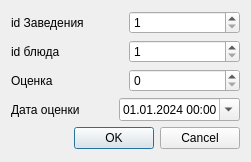
<?xml version="1.0" encoding="UTF-8"?>
<ui version="4.0">
 <class>Dialog</class>
 <widget class="QDialog" name="Dialog">
  <property name="geometry">
   <rect>
    <x>0</x>
    <y>0</y>
    <width>251</width>
    <height>162</height>
   </rect>
  </property>
  <property name="windowTitle">
   <string>Dialog</string>
  </property>
  <layout class="QGridLayout" name="gridLayout">
   <item row="4" column="0">
    <widget class="QDialogButtonBox" name="buttonBox">
     <property name="orientation">
      <enum>Qt::Orientation::Horizontal</enum>
     </property>
     <property name="standardButtons">
      <set>QDialogButtonBox::StandardButton::Cancel|QDialogButtonBox::StandardButton::Ok</set>
     </property>
    </widget>
   </item>
   <item row="1" column="0">
    <layout class="QHBoxLayout" name="horizontalLayout_2">
     <item>
      <widget class="QLabel" name="label_2">
       <property name="text">
        <string>id блюда</string>
       </property>
      </widget>
     </item>
     <item>
      <widget class="QSpinBox" name="spinBox_2">
       <property name="minimum">
        <number>1</number>
       </property>
       <property name="maximum">
        <number>500000</number>
       </property>
      </widget>
     </item>
    </layout>
   </item>
   <item row="0" column="0">
    <layout class="QHBoxLayout" name="horizontalLayout">
     <item>
      <widget class="QLabel" name="label">
       <property name="text">
        <string>id Заведения</string>
       </property>
      </widget>
     </item>
     <item>
      <widget class="QSpinBox" name="spinBox_3">
       <property name="minimum">
        <number>1</number>
       </property>
       <property name="maximum">
        <number>500000</number>
       </property>
      </widget>
     </item>
    </layout>
   </item>
   <item row="2" column="0">
    <layout class="QHBoxLayout" name="horizontalLayout_3">
     <item>
      <widget class="QLabel" name="label_3">
       <property name="text">
        <string>Оценка</string>
       </property>
      </widget>
     </item>
     <item>
      <widget class="QSpinBox" name="spinBox">
       <property name="correctionMode">
        <enum>QAbstractSpinBox::CorrectionMode::CorrectToNearestValue</enum>
       </property>
       <property name="maximum">
        <number>10</number>
       </property>
      </widget>
     </item>
    </layout>
   </item>
   <item row="3" column="0">
    <layout class="QHBoxLayout" name="horizontalLayout_4">
     <item>
      <widget class="QLabel" name="label_4">
       <property name="text">
        <string>Дата оценки</string>
       </property>
      </widget>
     </item>
     <item>
      <widget class="QDateTimeEdit" name="dateTimeEdit">
       <property name="dateTime">
        <datetime>
         <hour>0</hour>
         <minute>0</minute>
         <second>0</second>
         <year>2024</year>
         <month>1</month>
         <day>1</day>
        </datetime>
       </property>
       <property name="displayFormat">
        <string>dd.MM.yyyy HH:mm</string>
       </property>
       <property name="calendarPopup">
        <bool>true</bool>
       </property>
      </widget>
     </item>
    </layout>
   </item>
  </layout>
 </widget>
 <resources/>
 <connections>
  <connection>
   <sender>buttonBox</sender>
   <signal>accepted()</signal>
   <receiver>Dialog</receiver>
   <slot>accept()</slot>
   <hints>
    <hint type="sourcelabel">
     <x>248</x>
     <y>254</y>
    </hint>
    <hint type="destinationlabel">
     <x>157</x>
     <y>274</y>
    </hint>
   </hints>
  </connection>
  <connection>
   <sender>buttonBox</sender>
   <signal>rejected()</signal>
   <receiver>Dialog</receiver>
   <slot>reject()</slot>
   <hints>
    <hint type="sourcelabel">
     <x>316</x>
     <y>260</y>
    </hint>
    <hint type="destinationlabel">
     <x>286</x>
     <y>274</y>
    </hint>
   </hints>
  </connection>
 </connections>
</ui>
